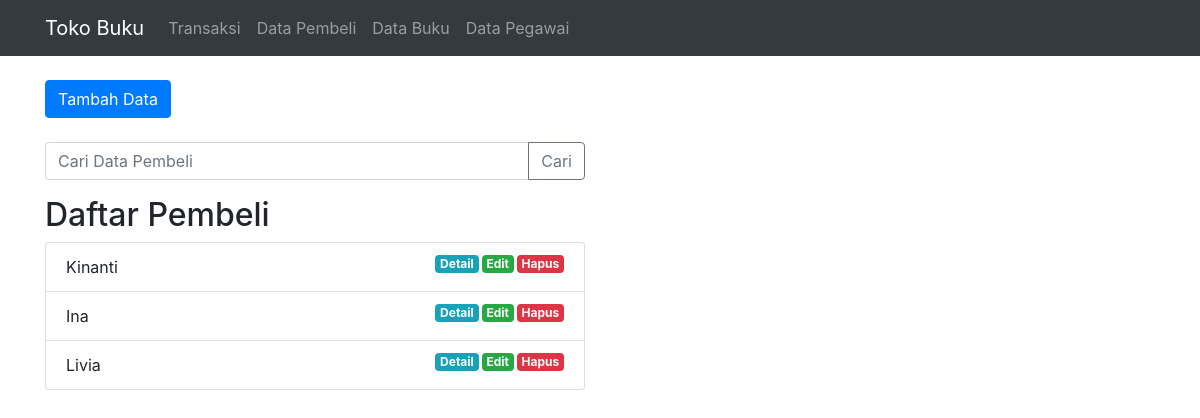
Page /index.php/pembeli on the committed database.
### tables this page shows
CREATE TABLE `pembeli` (
  `id_pembeli` int(10) NOT NULL,
  `nama_pembeli` varchar(20) NOT NULL,
  `alamat` varchar(50) NOT NULL,
  `notelp` varchar(12) NOT NULL
);

### application/controllers/pembeli.php (called while the page is built, shortened)
<?php
class pembeli extends CI_Controller {
    public function __construct()
    {
         $this->load->model('pembeli_model');
         $this->load->helper('form');
         $this->load->library('form_validation');
    }
    public function index()
    {
        $data['title']='List Pembeli';
        $data['pembeli']=$this->pembeli_model->getAllpembeli();
        $this->load->view('template/header', $data);
        $this->load->view('pembeli/index', $data);
        $this->load->view('template/footer');
    }
}
?>

### index.php (called while the page is built, shortened)
<?php
require_once BASEPATH.'core/CodeIgniter.php';

### application/models/pembeli_model.php (called while the page is built, shortened)
<?php
class pembeli_model extends CI_Model {
    public function getAllpembeli(){
        $query=$this->db->get('pembeli');
        return $query->result_array();
    }
}
?>

### application/views/pembeli/index.php (the view, shortened to what this page needs)
<div class="container">
<div class="row mt-4">
    <div class="col-md-6">
        <a href="<?= base_url()?>pembeli/tambah" class="btn btn-primary"> Tambah Data </a>
    </div>
</div>
<div class="row mt-4">
    <div class="col-md-6">
        <form action="" method="post">
        <div class="input-group">
            <input type="text" class="form-control" placeholder="Cari Data Pembeli" name="keyword">
        <div class="input-group-append">
        <button class="btn btn-outline-secondary" type="submit">Cari</button>
        </div>
        </div>
        </form>
    </div>
</div>
<div class="row mt-3">
    <div class="col-md-6">
        <h2> Daftar Pembeli </h2>
        <ul class="list-group">
            <?php foreach($pembeli as $pbl):?>
                <li class="list-group-item">
                    <?= $pbl['nama_pembeli'];?>
                    <a href="<?= base_url();?>pembeli/hapus/<?= $pbl['id_pembeli'];?>"
                    class= "badge badge-danger float-right"
                    onclick="return confirm('Yakin Data ini akan dihapus');">Hapus</a>
                    <a href="<?= base_url();?>pembeli/edit/<?= $pbl['id_pembeli'];?>"
                    class="badge badge-success float-right">Edit</a>
                    <a href="<?= base_url();?>pembeli/detail/<?= $pbl['id_pembeli'];?>"
                    class="badge badge-info float-right">Detail</a>
                </li>
            <?php endforeach; ?>
        </ul>
        </div>
    </div>
</div>

### application/views/template/header.php (style rules this page uses)
.badge { margin-left: 3px; }

### rows in the picture
pembeli: nama_pembeli "Kinanti"
pembeli: nama_pembeli "Ina"
pembeli: nama_pembeli "Livia"
